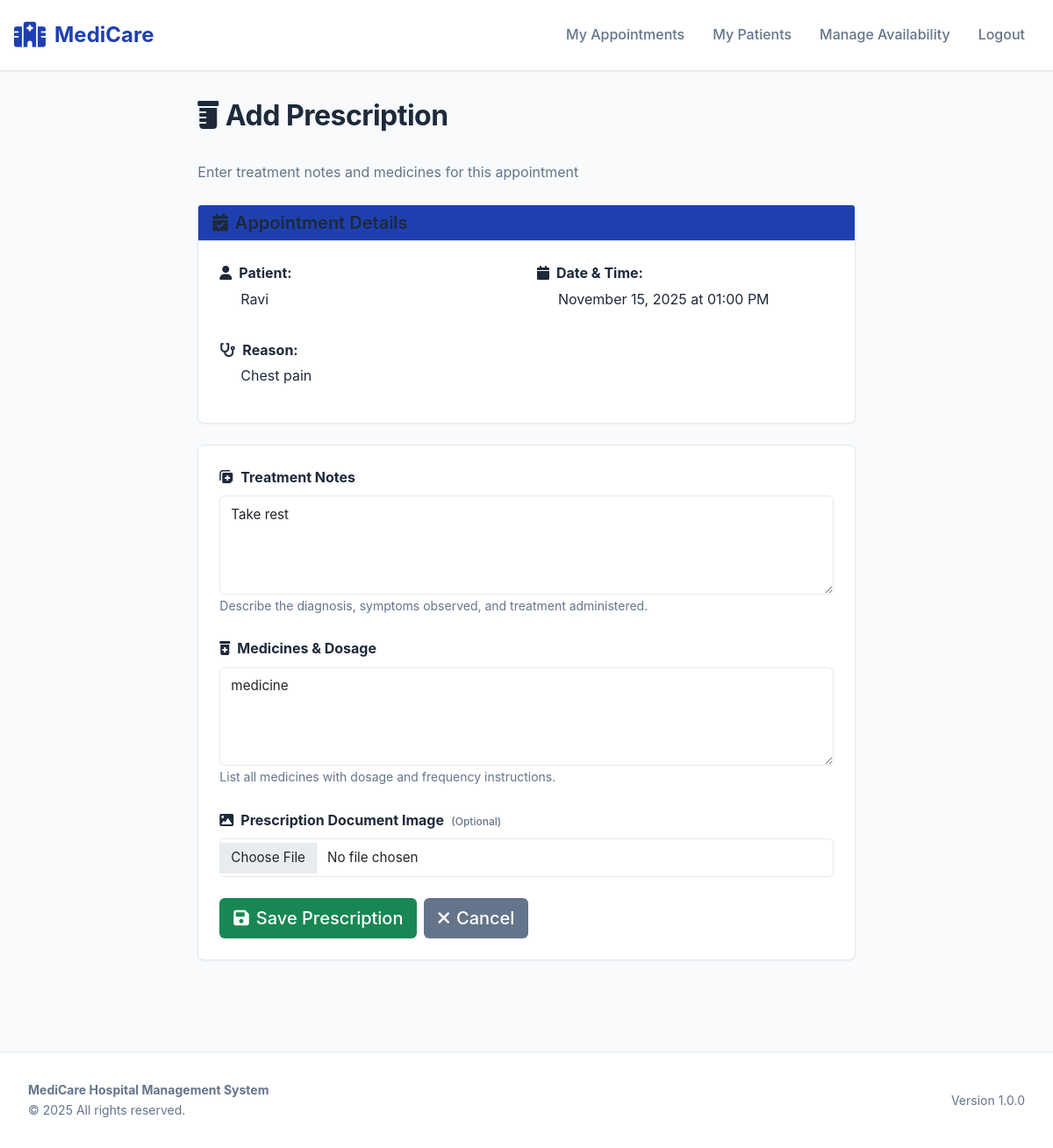
Screenshot of /prescription/add/4 with the database file from the repository.
### application/models.py (models this page shows)
class User(db.Model):
    id = db.Column(db.Integer, primary_key=True)
    username = db.Column(db.String(80), unique = True, nullable = False)
    email = db.Column(db.String(100), unique = True, nullable = False)
    password = db.Column(db.String(20), nullable = False)
    phone = db.Column(db.String(15), nullable=True)
    type = db.Column(db.String(20), nullable = False, default='user')
    requests = db.relationship('Appointment', backref='user', lazy=True)

class Appointment(db.Model):
    __tablename__ = "appointments"
    id = db.Column(db.Integer, primary_key=True)
    user_id = db.Column(db.Integer, db.ForeignKey('user.id'), nullable=False)        # if your users table is 'user'
    doctor_id = db.Column(db.Integer, db.ForeignKey('doctors.id'), nullable=False)   # point to doctors table
    appointment_date = db.Column(db.DateTime, nullable=False)
    slot_id = db.Column(db.Integer, db.ForeignKey('slots.id'), nullable=True)
    reason = db.Column(db.String(500))   # store short reason
    status = db.Column(db.String(20), nullable=False, default='scheduled')
    created_at = db.Column(db.DateTime, default=datetime.utcnow)
    __table_args__ = (
        db.UniqueConstraint('doctor_id', 'appointment_date', name='uix_doctor_appointment_dt'),
    )

class Prescription(db.Model):
    __tablename__ = 'prescriptions'
    id = db.Column(db.Integer, primary_key=True)
    appointment_id = db.Column(db.Integer, db.ForeignKey('appointments.id'), nullable=False)
    doctor_id = db.Column(db.Integer, db.ForeignKey('doctors.id'), nullable=False)
    treatment_notes = db.Column(db.String(1000))  # treatment details
    prescription_text = db.Column(db.String(2000))  # medicine/prescription details
    image_path = db.Column(db.String(500))  # path to uploaded prescription image
    created_at = db.Column(db.DateTime, default=datetime.utcnow)
    appointment = db.relationship('Appointment', backref='prescription', uselist=False)
    doctor = db.relationship('Doctors', backref='prescriptions')

### application/controllers.py (the view, shortened to what this page needs)
@app.route('/prescription/add/<int:appointment_id>', methods=['GET', 'POST'])
def add_prescription(appointment_id):
    """Prescription can only be added after appointment is marked completed."""
    from werkzeug.utils import secure_filename
    import os
    from datetime import datetime as dt
    appt = Appointment.query.get(appointment_id)
    if not appt:
        return redirect('/login')
    if appt.status != 'completed':
        print(f"[PRESCRIPTION] Attempt to add prescription for non-completed appointment {appointment_id}")
        return render_template('add_prescription.html', appointment=appt, prescription=None)
    prescription = Prescription.query.filter_by(appointment_id=appointment_id).first()
    return render_template('add_prescription.html', appointment=appt, prescription=prescription)

### templates/add_prescription.html (shortened to what this page needs)
{% extends "base.html" %}
{% block nav_items %}
    <li class="nav-item">
        <a class="nav-link" href="/doctor/appointments/{{ appointment.doctor_id }}">My Appointments</a>
    </li>
    <li class="nav-item">
        <a class="nav-link" href="/doctor/patients/{{ appointment.doctor_id }}">My Patients</a>
    </li>
    <li class="nav-item">
        <a class="nav-link" href="/doctor/availability/{{ appointment.doctor_id }}">Manage Availability</a>
    </li>
    <li class="nav-item">
        <a class="nav-link" href="/logout">Logout</a>
    </li>
{% endblock %}
{% block content %}
<div class="row">
    <div class="col-lg-8 mx-auto">
        <h1 class="page-title">
            <i class="fas fa-prescription-bottle me-2"></i>Add Prescription
        </h1>
        <p class="text-muted mb-4">Enter treatment notes and medicines for this appointment</p>
        <div class="card mb-4">
            <div class="card-header bg-primary text-white">
                <h5 class="mb-0">
                    <i class="fas fa-calendar-check me-2"></i>Appointment Details
                </h5>
            </div>
            <div class="card-body">
                <div class="row">
                    <div class="col-md-6 mb-3">
                        <p class="mb-1">
                            <strong><i class="fas fa-user me-2"></i>Patient:</strong>
                        </p>
                        <p class="ms-4">{{ appointment.user.username }}</p>
                    </div>
                    <div class="col-md-6 mb-3">
                        <p class="mb-1">
                            <strong><i class="fas fa-calendar me-2"></i>Date & Time:</strong>
                        </p>
                        <p class="ms-4">{{ appointment.appointment_date.strftime('%B %d, %Y at %I:%M %p') }}</p>
                    </div>
                    <div class="col-12 mb-0">
                        <p class="mb-1">
                            <strong><i class="fas fa-stethoscope me-2"></i>Reason:</strong>
                        </p>
                        <p class="ms-4">{{ appointment.reason }}</p>
                    </div>
                </div>
            </div>
        </div>
        {% if appointment.status != 'completed' %}
            <div class="alert alert-warning alert-dismissible fade show" role="alert">
                <i class="fas fa-exclamation-triangle me-2"></i>
                <strong>Cannot Add Prescription</strong><br>
                Prescriptions can only be added after marking an appointment as "Completed". Please go back and mark this appointment as complete first.
                <button type="button" class="btn-close" data-bs-dismiss="alert"></button>
            </div>
            <a href="javascript:history.back()" class="btn btn-secondary btn-lg">
                <i class="fas fa-arrow-left me-2"></i>Go Back
            </a>
        {% else %}
            <div class="card">
                <div class="card-body p-4">
                    <form method="post" enctype="multipart/form-data">
                        <div class="mb-4">
                            <label for="treatment_notes" class="form-label">
                                <i class="fas fa-notes-medical me-2"></i><strong>Treatment Notes</strong>
                            </label>
                            <textarea
                                class="form-control"
                                id="treatment_notes"
                                name="treatment_notes"
                                rows="4"
                                placeholder="Document the patient's condition, examination findings, and treatment provided..."
                            >{% if prescription %}{{ prescription.treatment_notes }}{% endif %}</textarea>
                            <small class="text-muted">Describe the diagnosis, symptoms observed, and treatment administered.</small>
                        </div>
                        <div class="mb-4">
                            <label for="prescription_text" class="form-label">
                                <i class="fas fa-prescription-bottle-alt me-2"></i><strong>Medicines & Dosage</strong>
                            </label>
                            <textarea
                                class="form-control"
                                id="prescription_text"
                                name="prescription_text"
                                rows="4"
                                placeholder="Example: Aspirin 500mg - 1 tablet twice daily for 7 days&#10;Amoxicillin 250mg - 1 tablet three times daily for 10 days"
                            >{% if prescription %}{{ prescription.prescription_text }}{% endif %}</textarea>
                            <small class="text-muted">List all medicines with dosage and frequency instructions.</small>
                        </div>
                        <div class="mb-4">
                            <label for="prescription_image" class="form-label">
                                <i class="fas fa-image me-2"></i><strong>Prescription Document Image</strong>
                                <span class="optional-tag">(Optional)</span>
                            </label>
                            <div class="input-group">
                                <input
                                    type="file"
                                    class="form-control"
                                    id="prescription_image"
                                    name="prescription_image"
                                    accept="image/*"
                                >
                            </div>
                        </div>
                        <div class="d-flex gap-2">
                            <button type="submit" class="btn btn-success btn-lg">
                                <i class="fas fa-save me-2"></i>Save Prescription
                            </button>
                            <a href="/doctor/appointments/{{ appointment.doctor_id }}" class="btn btn-secondary btn-lg">
                                <i class="fas fa-times me-2"></i>Cancel
                            </a>
                        </div>
                    </form>
                </div>
            </div>
        {% endif %}
    </div>
</div>
{% endblock %}

### templates/base.html (style rules this page uses)
:root { --primary: #1e40af; --primary-dark: #1e3a8a; --primary-light: #3b82f6; --secondary: #64748b; --success: #10b981; --warning: #f59e0b; --danger: #ef4444; --light-bg: #f8fafc; --border-color: #e2e8f0; --text-primary: #1e293b; --text-secondary: #64748b; }
* { margin: 0; padding: 0; box-sizing: border-box; }
body { background-color: var(--light-bg); color: var(--text-primary); font-family: -apple-system, BlinkMacSystemFont, 'Segoe UI', Roboto, 'Helvetica Neue', Arial, sans-serif; line-height: 1.6; }
.nav-link { color: var(--text-secondary) !important; font-weight: 500; margin: 0 8px; transition: color 0.2s ease; }
.page-title { font-size: 2rem; font-weight: 700; color: var(--text-primary); margin-bottom: 2rem; letter-spacing: -0.5px; }
h1, h2, h3, h4, h5, h6 { color: var(--text-primary); font-weight: 600; }
.text-muted { color: var(--text-secondary) !important; }
.card { border: 1px solid var(--border-color); border-radius: 8px; box-shadow: 0 1px 3px rgba(0, 0, 0, 0.05); transition: all 0.2s ease; margin-bottom: 1.5rem; }
.card-header { background: var(--light-bg); border-bottom: 1px solid var(--border-color); font-weight: 600; color: var(--text-primary); }
.card-header.bg-primary { background: var(--primary) !important; color: white !important; }
.card-body { padding: 1.5rem; }
.btn { border-radius: 6px; font-weight: 500; padding: 0.5rem 1rem; transition: all 0.2s ease; border: none; }
.btn-secondary { background: var(--secondary); color: white; }
.form-control, .form-select { border: 1px solid var(--border-color); border-radius: 6px; padding: 0.6rem 0.75rem; font-size: 0.95rem; transition: all 0.2s ease; }
.form-label { font-weight: 500; color: var(--text-primary); margin-bottom: 0.5rem; }

### templates/add_prescription.html (style rules this page uses)
.optional-tag { font-size: 12px; color: var(--text-secondary); font-weight: 500; margin-left: 4px; }

### rows the page displays
User: user.username "Ravi"
Appointment: appointment_date "November 15, 2025 at 01:00 PM", reason "Chest pain"
Prescription: treatment_notes "Take rest", prescription_text "medicine"
